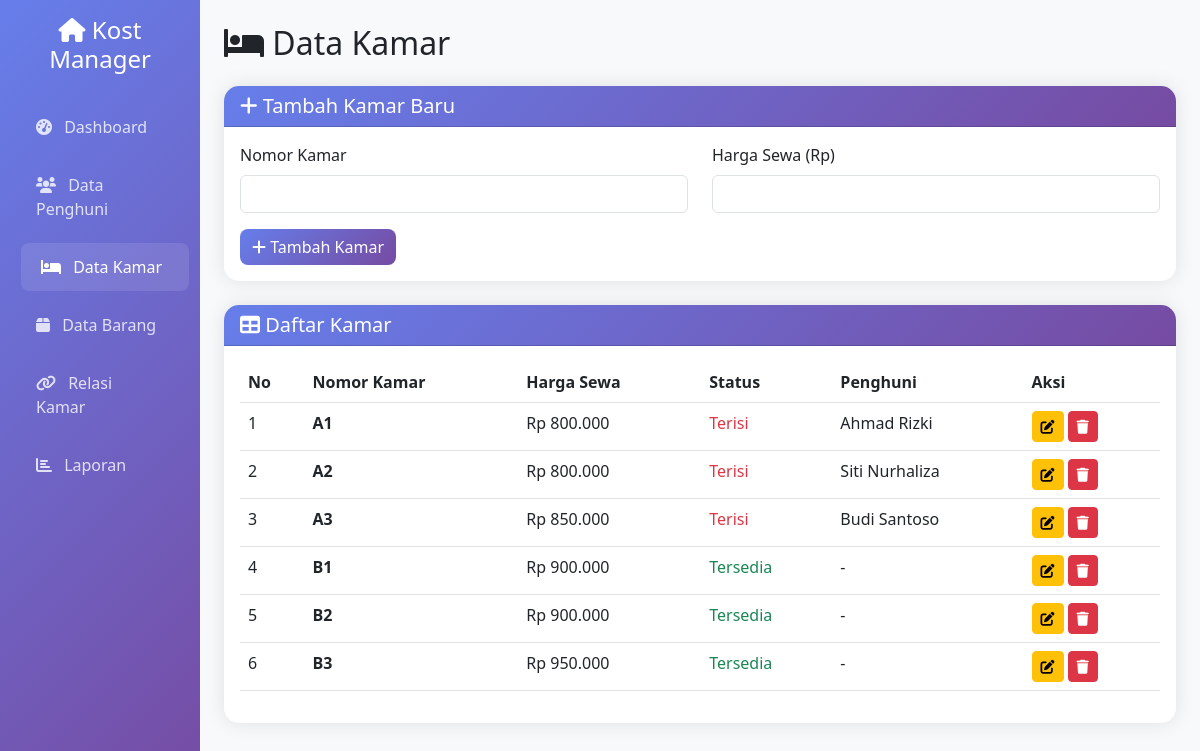
Page /kamar.php on the committed database.
### tables this page shows
CREATE TABLE IF NOT EXISTS tb_penghuni (
    id INT AUTO_INCREMENT PRIMARY KEY,
    nama VARCHAR(100) NOT NULL,
    no_ktp VARCHAR(16) NOT NULL UNIQUE,
    no_hp VARCHAR(15) NOT NULL,
    tgl_masuk DATE NOT NULL,
    tgl_keluar DATE NULL,
    kamar_id INT,
    created_at TIMESTAMP DEFAULT CURRENT_TIMESTAMP,
    updated_at TIMESTAMP DEFAULT CURRENT_TIMESTAMP ON UPDATE CURRENT_TIMESTAMP,
    FOREIGN KEY (kamar_id) REFERENCES tb_kamar(id) ON DELETE SET NULL
);

CREATE TABLE IF NOT EXISTS tb_kamar (
    id INT AUTO_INCREMENT PRIMARY KEY,
    nomor VARCHAR(10) NOT NULL UNIQUE,
    harga DECIMAL(10,2) NOT NULL,
    created_at TIMESTAMP DEFAULT CURRENT_TIMESTAMP,
    updated_at TIMESTAMP DEFAULT CURRENT_TIMESTAMP ON UPDATE CURRENT_TIMESTAMP
);

### kamar.php (the view, shortened to what this page needs)
<?php
include 'database/config.php';
$edit_data = null;
?>
<!DOCTYPE html>
<html lang="id">
<head>
    <link href="https://cdn.jsdelivr.net/npm/bootstrap@5.3.0/dist/css/bootstrap.min.css" rel="stylesheet">
    <link href="https://cdnjs.cloudflare.com/ajax/libs/font-awesome/6.0.0/css/all.min.css" rel="stylesheet">
</head>
<body>
    <div class="container-fluid">
        <div class="row">
            <div class="col-md-3 col-lg-2 px-0">
                <div class="sidebar p-3">
                    <div class="text-center mb-4">
                        <h4 class="text-white"><i class="fas fa-home"></i> Kost Manager</h4>
                    </div>
                    <nav class="nav flex-column">
                        <a class="nav-link" href="index.php">
                            <i class="fas fa-tachometer-alt me-2"></i> Dashboard
                        </a>
                        <a class="nav-link" href="penghuni.php">
                            <i class="fas fa-users me-2"></i> Data Penghuni
                        </a>
                        <a class="nav-link active" href="kamar.php">
                            <i class="fas fa-bed me-2"></i> Data Kamar
                        </a>
                        <a class="nav-link" href="barang.php">
                            <i class="fas fa-box me-2"></i> Data Barang
                        </a>
                        <a class="nav-link" href="relasi_kamar.php">
                            <i class="fas fa-link me-2"></i> Relasi Kamar
                        </a>
                        <a class="nav-link" href="laporan.php">
                            <i class="fas fa-chart-bar me-2"></i> Laporan
                        </a>
                    </nav>
                </div>
            </div>
            <div class="col-md-9 col-lg-10 main-content p-4">
                <div class="row">
                    <div class="col-12">
                        <h2 class="mb-4"><i class="fas fa-bed"></i> Data Kamar</h2>
                    </div>
                </div>
                <div class="card mb-4">
                    <div class="card-header">
                        <h5 class="mb-0">
                            <i class="fas fa-plus"></i>
                            <?php echo $edit_data ? 'Edit Data Kamar' : 'Tambah Kamar Baru'; ?>
                        </h5>
                    </div>
                    <div class="card-body">
                        <form method="POST">
                            <div class="row">
                                <div class="col-md-6">
                                    <div class="mb-3">
                                        <label for="nomor" class="form-label">Nomor Kamar</label>
                                        <input type="text" class="form-control" id="nomor" name="nomor"
                                               value="<?php echo $edit_data ? $edit_data['nomor'] : ''; ?>" required>
                                    </div>
                                </div>
                                <div class="col-md-6">
                                    <div class="mb-3">
                                        <label for="harga" class="form-label">Harga Sewa (Rp)</label>
                                        <input type="number" class="form-control" id="harga" name="harga"
                                               value="<?php echo $edit_data ? $edit_data['harga'] : ''; ?>"
                                               min="0" step="1000" required>
                                    </div>
                                </div>
                            </div>
                            <div class="d-flex gap-2">
                                <?php if ($edit_data): ?>
                                    <button type="submit" name="update" class="btn btn-primary">
                                        <i class="fas fa-save"></i> Update Data
                                    </button>
                                    <a href="kamar.php" class="btn btn-secondary">
                                        <i class="fas fa-times"></i> Batal
                                    </a>
                                <?php else: ?>
                                    <button type="submit" name="tambah" class="btn btn-primary">
                                        <i class="fas fa-plus"></i> Tambah Kamar
                                    </button>
                                <?php endif; ?>
                            </div>
                        </form>
                    </div>
                </div>
                <div class="card">
                    <div class="card-header">
                        <h5 class="mb-0"><i class="fas fa-table"></i> Daftar Kamar</h5>
                    </div>
                    <div class="card-body">
                        <div class="table-responsive">
                            <table class="table table-hover">
                                <thead>
                                    <tr>
                                        <th>No</th>
                                        <th>Nomor Kamar</th>
                                        <th>Harga Sewa</th>
                                        <th>Status</th>
                                        <th>Penghuni</th>
                                        <th>Aksi</th>
                                    </tr>
                                </thead>
                                <tbody>
                                    <?php
                                    $query = "SELECT k.*,
                                             CASE WHEN p.id IS NULL THEN 'Tersedia' ELSE 'Terisi' END as status,
                                             p.nama as nama_penghuni
                                             FROM tb_kamar k
                                             LEFT JOIN tb_penghuni p ON k.id = p.kamar_id AND p.tgl_keluar IS NULL
                                             ORDER BY k.nomor";
                                    $result = mysqli_query($conn, $query);
                                    $no = 1;
                                    while ($row = mysqli_fetch_assoc($result)) {
                                        $status_class = $row['status'] == 'Tersedia' ? 'text-success' : 'text-danger';
                                        echo "<tr>";
                                        echo "<td>" . $no++ . "</td>";
                                        echo "<td><strong>" . htmlspecialchars($row['nomor']) . "</strong></td>";
                                        echo "<td>Rp " . number_format($row['harga'], 0, ',', '.') . "</td>";
                                        echo "<td><span class='$status_class'>" . $row['status'] . "</span></td>";
                                        echo "<td>" . ($row['nama_penghuni'] ? htmlspecialchars($row['nama_penghuni']) : '-') . "</td>";
                                        echo "<td>";
                                        echo "<a href='?edit=" . $row['id'] . "' class='btn btn-sm btn-warning me-1'><i class='fas fa-edit'></i></a>";
                                        echo "<a href='?hapus=" . $row['id'] . "' class='btn btn-sm btn-danger' onclick='return confirm(\"Yakin ingin menghapus data ini?\")'><i class='fas fa-trash'></i></a>";
                                        echo "</td>";
                                        echo "</tr>";
                                    }
                                    ?>
                                </tbody>
                            </table>
                        </div>
                    </div>
                </div>
            </div>
        </div>
    </div>
</body>
</html>

### kamar.php (style rules this page uses)
.sidebar { min-height: 100vh; background: linear-gradient(135deg, #667eea 0%, #764ba2 100%); }
.sidebar .nav-link { color: rgba(255,255,255,0.8); padding: 12px 20px; margin: 5px 0; border-radius: 8px; transition: all 0.3s; }
.sidebar .nav-link:hover, .sidebar .nav-link.active { color: white; background: rgba(255,255,255,0.1); transform: translateX(5px); }
.main-content { background-color: #f8f9fa; min-height: 100vh; }
.card { border: none; border-radius: 15px; box-shadow: 0 0 20px rgba(0,0,0,0.1); }
.card-header { background: linear-gradient(135deg, #667eea 0%, #764ba2 100%); color: white; border-radius: 15px 15px 0 0 !important; }
.btn-primary { background: linear-gradient(135deg, #667eea 0%, #764ba2 100%); border: none; border-radius: 8px; }

### rows in the picture
tb_penghuni: kamar.nomor "A1", kamar.harga "800.000", status "Terisi", nama "Ahmad Rizki"
tb_penghuni: kamar.nomor "A2", kamar.harga "800.000", status "Terisi", nama "Siti Nurhaliza"
tb_penghuni: kamar.nomor "A3", kamar.harga "850.000", status "Terisi", nama "Budi Santoso"
tb_kamar: nomor "B1", harga "900.000", status "Tersedia"
tb_kamar: nomor "B2", harga "900.000", status "Tersedia"
tb_kamar: nomor "B3", harga "950.000", status "Tersedia"
